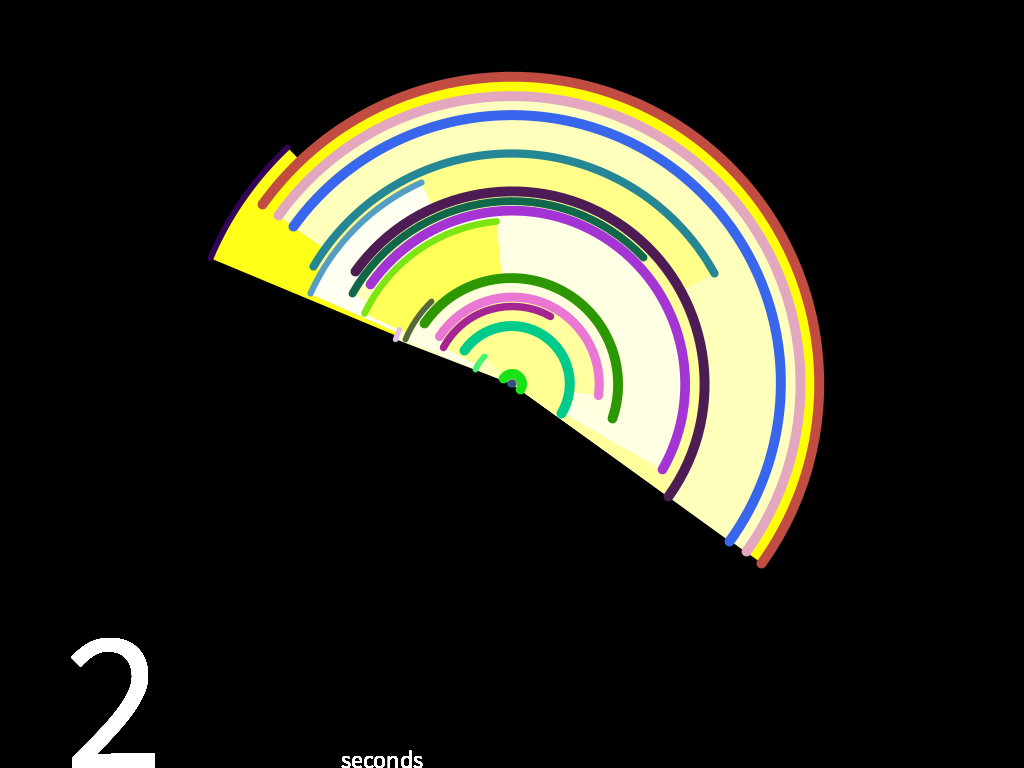
Frame 1 (no input)
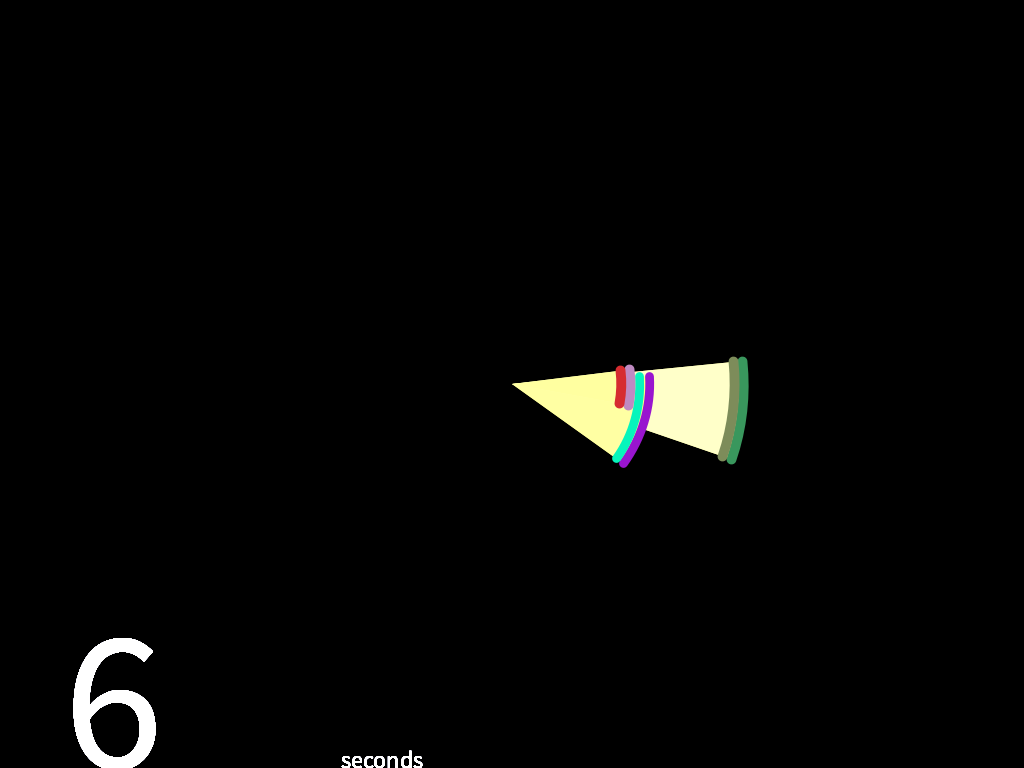
Frame 60 (the mouse pressed at the canvas centre just before this capture)
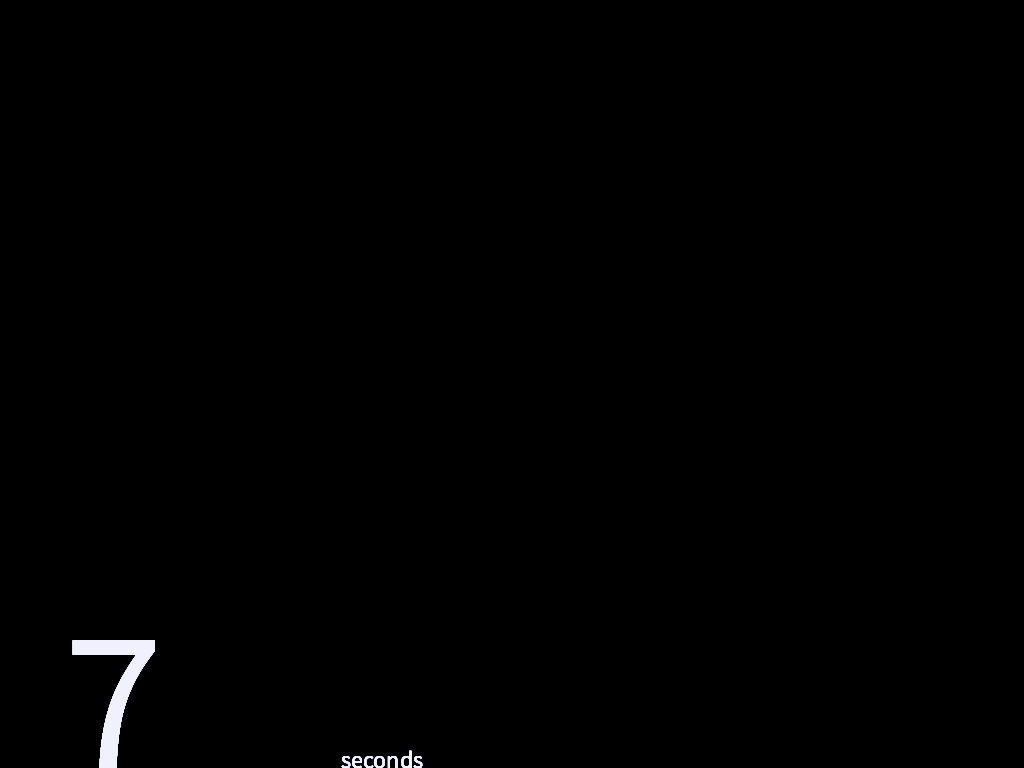
Frame 120 (the mouse held since frame 60 and released just before this capture)

The Processing sketch that drew these frames (run headless with seeded random() and noise(); from frame 60 on, the mouse is pressed at the canvas centre):

// Processing sketch: processing_147340
// ── processing_147340.pde

//John Gray
//Time Project

float w, h, r, g, b;
float n;
int index = 10;
float z = 0.0f;
int lastMillis = 0;
int x;
void setup() {

  size(1024, 768);
  smooth();
  w = width*.5;
  h = height*.5;
}
void draw() {
  background(0);
  lastMillis = millis();

  n = sin(index*0.0015f)*5.0f+35.0f;
  for (int i = 0; i < n; i++) {
    float t= float(i)/n*PI*3.1;

    r = sin(t)*(sin(index*0.01f)*0.2f)+0.05f;
    b= tan(index*0.04f)*0.3f+0.7f;
    t = (float)(millis()-lastMillis)*100.0f;
    z = (float)(millis()-lastMillis)*30.0f;

    float a1= (sin(index*(sin(index*0.0025f+t)*0.01f+0.01f))*0.5f+0.5f)*PI*2;
    float a2= (sin(a1*index*0.0005f+t)*1.3f+0.9f)*PI;
    float r= h*1.75f*(1.0f-float(i)/n);

    strokeWeight(sin(index*0.0125f+t)*5.0f+5.005f);

    fill(t, z, random(255));

    stroke(random(255), random(255), random(255));
    arc(w, h, r, r, a1, a2);

    strokeWeight(sin(index*0.0125f+t)*5.0f+5.05f);

    fill(t, t, z*random(25));

    strokeWeight(sin(index*0.0125f+t)*5.0f+5.05f);

    fill(z, z, t*random(255));

    stroke(random(255), random(255), random(255));

    textSize(200);
    stroke(90);
    text(millis()/1000, width/16, height);

    textSize(24);

    text("seconds", width/3, height);
  }

  index++;
}
